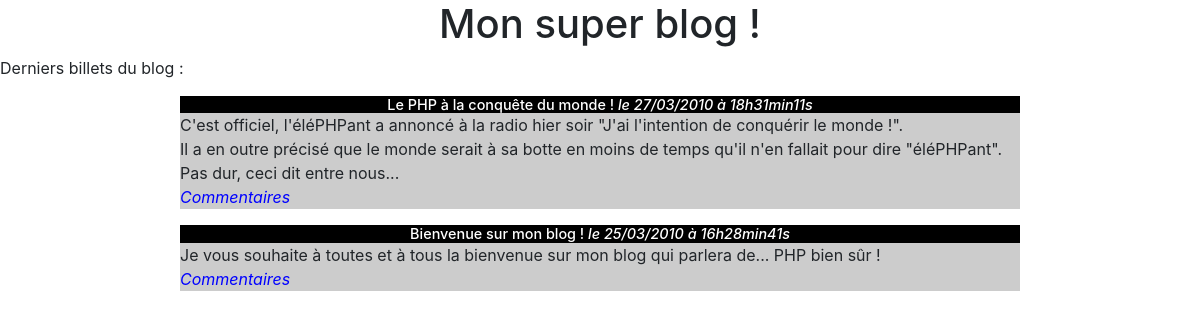
The page / on the database its author committed.
### tables this page shows
CREATE TABLE `posts` (
  `id` int(11) NOT NULL,
  `title` varchar(255) NOT NULL,
  `content` text NOT NULL,
  `creation_date` datetime NOT NULL
);

### controller/PostFrontController.php (called while the page is built, shortened)
<?php
require_once('BaseController.php');
class PostFrontController extends BaseController
{
    public function listAction()
    {
        $viewData = $this->initViewData();
        $viewData['displayCommentsLink'] = true;
        $viewData['postsList'] = $this->getContainer()->getPostManager()->getPostsList(5);
        require_once('view/front/postListView.php');
    }
}

### model/Router.php (called while the page is built, shortened)
<?php
class Router
{
    protected $config;
    public function getConfig()
    {
        return $this->config;
    }
    public function setConfig(array $config)
    {
        $this->config = $config;
    }
    public function executeAction($controllerParam, $actionParam, $envParam)
    {
        $controller = new $controllerName();
        $actionName = $actionParam.'Action';
        require_once(__DIR__.'/../model/Container.php');
        $container = new Container($this->getConfig());
        $controller->setContainer($container);
        $controller->$actionName();
    }
}

### index.php (called while the page is built)
<?php
require_once('config.php');
require_once('model/Router.php');
$router = new \OpenClassrooms\Blog\Model\Router($config);
try {
    $router->executeAction(
        isset($_REQUEST['controller']) ? $_REQUEST['controller'] : 'post',
        isset($_REQUEST['action']) ? $_REQUEST['action'] : 'list',
        'front'
    );
} catch(Exception $e) {
    $viewData['error'] = $e->getMessage();
    require('view/errorView.php');
}

### controller/BaseController.php (called while the page is built, shortened)
<?php
require_once(__DIR__.'/../model/Container.php');
abstract class BaseController
{
    protected $container;
    public function getContainer()
    {
        return $this->container;
    }
    public function setContainer(\OpenClassrooms\Blog\Model\Container $container)
    {
        $this->container = $container;
    }
    public function initViewData()
    {
        $viewData = [];
        $viewData['title'] = $this->getContainer()->getConfig()['title'];
        return $viewData;
    }
}

### model/Container.php (called while the page is built, shortened)
<?php
class Container
{
    protected $config;
    public function getConfig()
    {
        return $this->config;
    }
    public function setConfig(array $config)
    {
        $this->config = $config;
    }
    protected function getDatabaseHandler()
    {
        static $instance;
        if (!isset($instance)) {
            $instance = new \PDO(
                $this->config['database']['dsn'],
                $this->config['database']['username'],
                $this->config['database']['username']
            );
        }
        return $instance;
    }
    public function getPostManager()
    {
        static $instance;
        if (!isset($instance)) {
            include_once('PostManager.php');
            $instance = new \OpenClassrooms\Blog\Model\PostManager($this->getDatabaseHandler());
        }
        return $instance;
    }
}

### model/Manager.php (called while the page is built, shortened)
<?php
abstract class Manager
{
    protected $databaseHandler;
    public function getDatabaseHandler()
    {
        return $this->databaseHandler;
    }
    public function setDatabaseHandler(\PDO $databaseHandler)
    {
        $this->databaseHandler = $databaseHandler;
    }
}

### model/PostManager.php (called while the page is built, shortened)
<?php
require_once('Manager.php');
require_once('Post.php');
class PostManager extends Manager
{
    public function getPostsList($total=5)
    {
        $request = $this->getDatabaseHandler()->query('SELECT id, title, content, DATE_FORMAT(creation_date, \'%d/%m/%Y à %Hh%imin%ss\') AS creation_date_fr FROM posts ORDER BY creation_date DESC LIMIT 0, '.$total);
        $resultsList = $request->fetchAll();
        $postsList = [];
        foreach ($resultsList as $result) {
            $post = new Post();
            $post->setId($result['id']);
            $post->setTitle($result['title']);
            $post->setContent($result['content']);
            $post->setCreationDate($result['creation_date_fr']);
            $postsList[] = $post;
        }
        return $postsList;
    }
}

### model/Post.php (called while the page is built, shortened)
<?php
class Post
{
    private $id;
    private $title;
    private $content;
    private $creationDate;
    public function getId()
    {
        return $this->id;
    }
    public function setId($id)
    {
        $this->id = $id;
    }
    public function getTitle()
    {
        return $this->title;
    }
    public function setTitle($title)
    {
        $this->title = $title;
    }
    public function getContent()
    {
        return $this->content;
    }
    public function setContent($content)
    {
        $this->content = $content;
    }
    public function getCreationDate()
    {
        return $this->creationDate;
    }
    public function setCreationDate($creationDate)
    {
        $this->creationDate = $creationDate;
    }
}

### view/front/_postView.php (the view)
<div class="post">
    <h3>
        <?php echo htmlspecialchars($viewData['post']->getTitle()); ?>
        <em>le <?php echo $viewData['post']->getCreationDate(); ?></em>
    </h3>
    <p>
        <?php
            echo nl2br($viewData['post']->getContent());
        ?>
        <?php if (isset($viewData['displayCommentsLink']) && $viewData['displayCommentsLink'] === true): ?>
            <br />
            <em><a href="index.php?controller=post&amp;action=show&amp;postId=<?php echo $viewData['post']->getId(); ?>">Commentaires</a></em>
        <?php endif; ?>
    </p>
</div>

### view/front/postListView.php (shortened to what this page needs)
<h1>Mon super blog !</h1>
<p>Derniers billets du blog :</p>
<?php
foreach ($viewData['postsList'] as $viewData['post']) {
    require('_postView.php');
}
?>
<?php require(__DIR__.'/../template.php'); ?>

### public/css/style.css (style rules this page uses)
h1, h3 { text-align:center; }
h3 { background-color:black; color:white; font-size:0.9em; margin-bottom:0px; }
.post p { background-color:#CCCCCC; margin-top:0px; }
.post { width:70%; margin:auto; }
a { text-decoration: none; color: blue; }

### rows shown on the page
posts: title "Le PHP à la conquête du monde !", CreationDate "27/03/2010 à 18h31min11s", content "C'est officiel, l'éléPHPant a annoncé à la radio hier soir \"J'ai l'intention de conquérir le monde !\". Il a en outre précisé que le monde serait à sa botte en moins de temps qu'il n'en fallait pour dire \"éléPHPant\". Pas dur, ceci dit entre nous..."
posts: title "Bienvenue sur mon blog !", CreationDate "25/03/2010 à 16h28min41s", content "Je vous souhaite à toutes et à tous la bienvenue sur mon blog qui parlera de... PHP bien sûr !"
